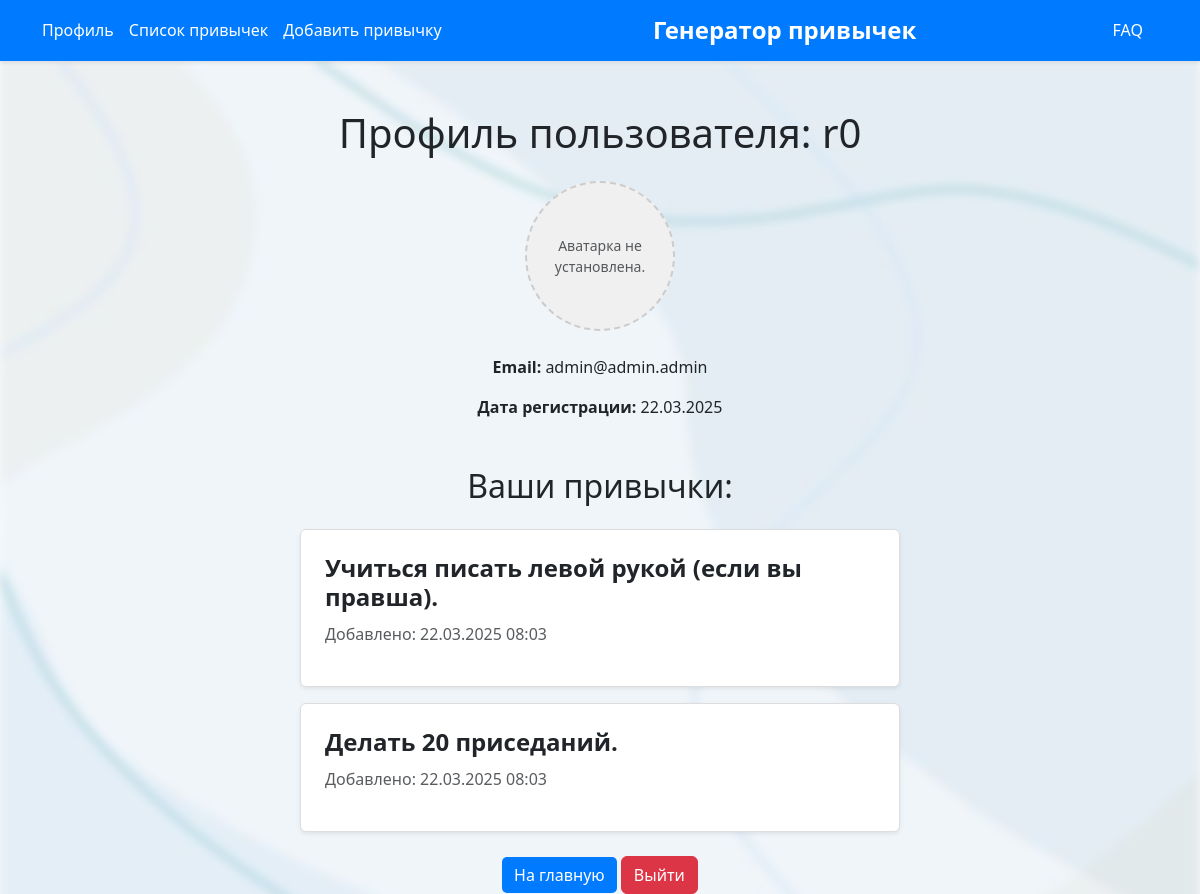
The app's page /profile/ (signed in) with its own data.
### users/models.py (models this page shows, shortened)
class Profile(models.Model):
    user = models.OneToOneField(User, on_delete=models.CASCADE)
    avatar = models.ImageField(upload_to='avatars/', null=True, blank=True)

class UserHabit(models.Model):
    user = models.ForeignKey(User, on_delete=models.CASCADE)  # Пользователь
    habit = models.ForeignKey(Habit, on_delete=models.CASCADE)  # Привычка
    created_at = models.DateTimeField(auto_now_add=True)  # Дата добавления
    class Meta:
        unique_together = ('user', 'habit')  # Уникальная связь пользователя и привычки

class Habit(models.Model):
    name = models.CharField(max_length=255, unique=True)  # Название привычки

### users/views.py (the view)
# urls.py: path('profile/', views.profile, name='profile'),
@login_required
def profile(request):
    user_profile = Profile.objects.get(user=request.user)
    user_habits = UserHabit.objects.filter(user=request.user).select_related('habit')
    return render(request, 'users/profile.html', {
        'profile': user_profile,  # Передаем профиль
        'user_habits': user_habits,  # Передаем привычки
    })

### users/templates/users/profile.html (shortened to what this page needs)
{% extends 'users/base.html' %}
{% load static %}
{% block content %}
    <div class="background"></div>
    <main class="main-content container mt-5">
        <h1 class="text-center mb-4">Профиль пользователя: {{ profile.user.username }}</h1>
        <div class="text-center d-flex align-items-center justify-content-center mb-4">
            {% if profile.avatar %}
                <img src="{{ profile.avatar.url }}" alt="Аватарка" class="img-fluid rounded-circle" width="150">
            {% else %}
                <div class="avatar-placeholder rounded-circle d-flex align-items-center justify-content-center" style="width: 150px; height: 150px; background-color: #f0f0f0;">
                    <span class="text-muted">Аватарка не установлена.</span>
                </div>
            {% endif %}
        </div>
        <div class="profile-info text-center">
            <p><strong>Email:</strong> {{ profile.user.email }}</p>
            <p><strong>Дата регистрации:</strong> {{ profile.user.date_joined|date:"d.m.Y" }}</p>
        </div>
        <div class="mt-5">
            <h2 class="text-center mb-4">Ваши привычки:</h2>
            {% if user_habits %}
                <ul class="list-unstyled">
                    {% for user_habit in user_habits %}
                        <li class="habit-card p-4 mb-3 bg-white rounded shadow-sm">
                            <h4 class="habit-name">{{ user_habit.habit.name }}</h4>
                            <p class="text-muted">Добавлено: {{ user_habit.created_at|date:"d.m.Y H:i" }}</p>
                        </li>
                    {% endfor %}
                </ul>
            {% else %}
                <p class="text-muted text-center">У вас пока нет сохраненных привычек.</p>
            {% endif %}
        </div>
        <div class="text-center mt-4">
            <a href="{% url 'index' %}" class="btn btn-primary">На главную</a>
            <a href="{% url 'logout' %}" class="btn btn-danger">Выйти</a>
        </div>
    </main>
{% endblock %}

### users/static/users/css/users.css (style rules this page uses)
body { background-color: #f8f9fa; }
.btn-primary { background-color: #007bff; border: none; border-radius: 5px; }

### records on screen
Profile: user.username "r0", user.email "admin@admin.admin", user.date_joined "22.03.2025"
UserHabit: habit.name "Учиться писать левой рукой (если вы правша).", created_at "22.03.2025 08:03"
UserHabit: habit.name "Делать 20 приседаний.", created_at "22.03.2025 08:03"
